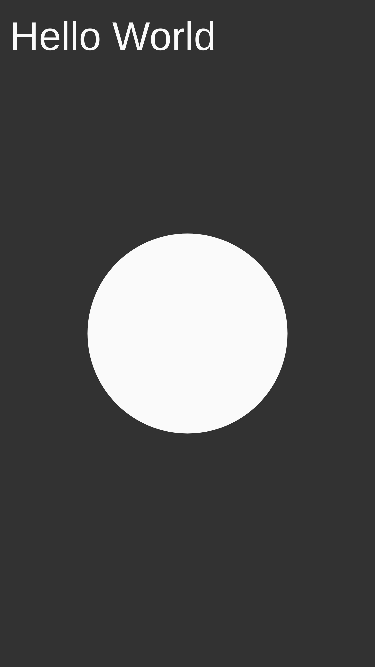
Frame 1 (no input)
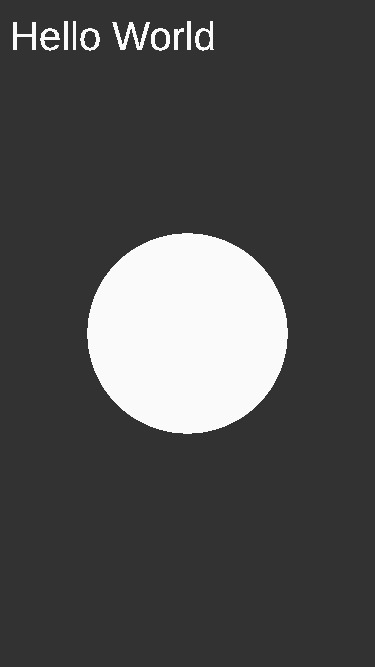
Frame 60 (no input)
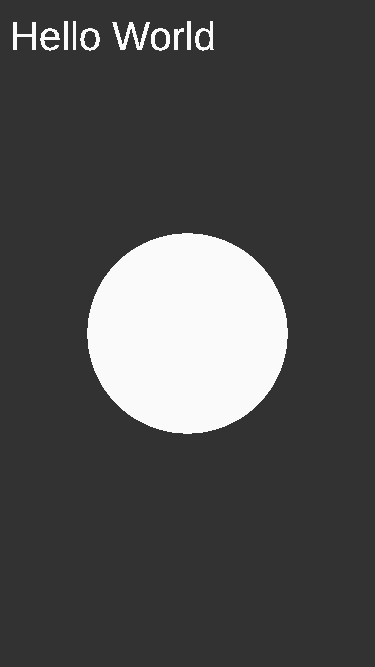
Frame 120 (the mouse pressed at the canvas centre since frame 60)

The p5.js sketch that drew these frames (run headless with seeded random() and noise() and a simulated clock; from frame 60 on, the mouse is pressed at the canvas centre):

// p5.js sketch
// ── sketch.js

function setup() {
  // see pixeldensity in reference
  pixelDensity(3.0);
  /*
  this is the logical resolution for iphone 6 without the browser chrome at the top
  adjust it for your phone accordingly
  */
  createCanvas(375,667); 
 	background(50);
  fill(255,255,241);
  strokeWeight(5);

}

function draw() {

  fill(250);
  textSize(40);
  noStroke();
  text("Hello World",10,50);
  ellipse(width/2,height/2,200,200);


}
